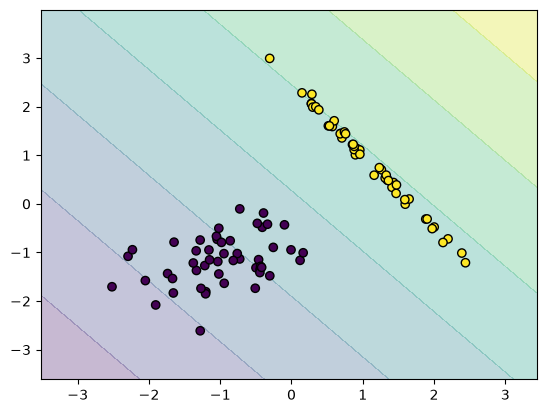

Reproduce this figure in Python.
import matplotlib.pyplot as plt
from pathlib import Path
from sklearn.datasets import make_classification
from sklearn.linear_model import LogisticRegression
from sklearn.inspection import DecisionBoundaryDisplay

X, y = make_classification(n_features=2, n_redundant=0, n_clusters_per_class=1)
clf = LogisticRegression().fit(X, y)

DecisionBoundaryDisplay.from_estimator(clf, X, alpha=0.3)
plt.scatter(X[:, 0], X[:, 1], c=y, edgecolors="k")
out = Path(__file__).resolve().parent / "LogisticRegression.png"
plt.savefig(out, bbox_inches="tight")
plt.close()
print(f"Saved {out}")
